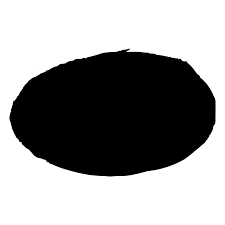
#> input picture Modulo_02/ovalo.png, 225 x 225 px
$ jupyter execute primitivas_geometricas.ipynb
#> lines starting #> are read from the running program, lines starting #| are printed output that depends on the picture; after the words box and inside, x2 and y2 are one past the last pixel; in counts of white or black regions, pixels touching at a corner belong together
# Primitivas Geométricas y Transformaciones

[cell 1]
import numpy as np
import cv2

[cell 2]
def muestra_imagen(imagen):
    cv2.imshow("Canvas base", imagen)
#> in muestra_imagen (call 2), `cv2.imshow("Canvas base", imagen)`:
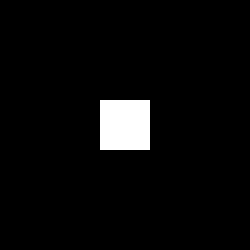
#> window 'Canvas base': shape (250, 250); 4% white; 1 white region, box (x1, y1, x2, y2) and area: (100, 100, 150, 150) 2500
    cv2.waitKey(0)

[cell 3]
w = 250
h = 250

imagen_base = np.zeros((w, h))
muestra_imagen(imagen_base)

[cell 4]
def obtener_homogeneas(coordenadas_2D, w):
    return np.hstack([coordenadas_2D, w])

def obtener_2D(coordenadas_homogeneas):
    return cv2.convertPointsFromHomogeneous(coordenadas_homogeneas)

[cell 5]
# Slicing
imagen_base[int(w/2-25):int(w/2+25), int(h/2-25):int(h/2+25)] = 100
muestra_imagen(imagen_base)

x = 100
y = 100
escala = 1

# Punto 2D
p = [x, y]
# Punto 2D Coordenadas Homogeneas
p_h = np.array([[x, y, escala]])

print(obtener_homogeneas(p, escala))
print(obtener_2D(p_h))

# Transformaciones Euclideanas

[cell 6]
class TransformacionesEuclideanas:
    @staticmethod
    def rotacion(angulo, s=1):
        return np.array([
            [s*np.cos(angulo), -s*np.sin(angulo), 0],
            [s*np.sin(angulo), s*np.cos(angulo), 0],
            [0, 0, 1]
        ])

    @staticmethod
    def traslado(x,y):
        return np.array([
            [1, 0, x],
            [0, 1, y],
            [0, 0, 1]
        ])

    @staticmethod
    def reflexion(eje='x'):
        if eje == 'x':  # Refleja sobre eje Y
            return np.array([[-1, 0, 0],
                             [0, 1, 0],
                             [0, 0, 1]])
        elif eje == 'y':  # Refleja sobre eje X
            return np.array([[1, 0, 0],
                             [0, -1, 0],
                             [0, 0, 1]])
        elif eje == 'origen':  # Refleja sobre origen
            return np.array([[-1, 0, 0],
                             [0, -1, 0],
                             [0, 0, 1]])

[cell 7]
ruta = "ovalo.png"
imagen_base = cv2.imread(ruta, cv2.IMREAD_GRAYSCALE)
#> imagen_base is the input picture: shape (225, 225); min 0, max 255, mean 153.4
h,w = imagen_base.shape
#> h = 225; w = 225

[cell 8]
imagen_transformada = np.zeros((h, w), dtype=imagen_base.dtype)
centro_x, centro_y = int(round(h/2)), int(round(w/2))
#> centro_x = 112; centro_y = 112

R = TransformacionesEuclideanas.rotacion(0,3)
T1 = TransformacionesEuclideanas.traslado(-centro_x, -centro_y)
#> T1 = [[1, 0, -112], [0, 1, -112], [0, 0, 1]]
T2 = TransformacionesEuclideanas.traslado(centro_x, centro_y)
#> T2 = [[1, 0, 112], [0, 1, 112], [0, 0, 1]]

#T = traslado2 @ rotacion @ traslado @ es producto matricial
T = T2 @ R @ T1

M_inv = np.linalg.inv(T)
for x in range(w):
    for y in range(h):
        p_destino_h = np.array([x, y, 1]) # Vector Columna - Trnspuesto de [y, x, 1]
        p_origen_h = M_inv @ p_destino_h

        x_origen = p_origen_h[0] / p_origen_h[2]
        y_origen = p_origen_h[1] / p_origen_h[2]

        #Si está dentro de la imagen original
        if 0 <= x_origen < w and 0 <= y_origen < h:
        # Interpolación por vecino más cercano
            y_idx = int(np.floor(y_origen))
            x_idx = int(np.floor(x_origen))
            imagen_transformada[y, x] = imagen_base[y_idx, x_idx]
#> imagen_transformada: shape (225, 225); every value is 0

muestra_imagen(imagen_transformada)
